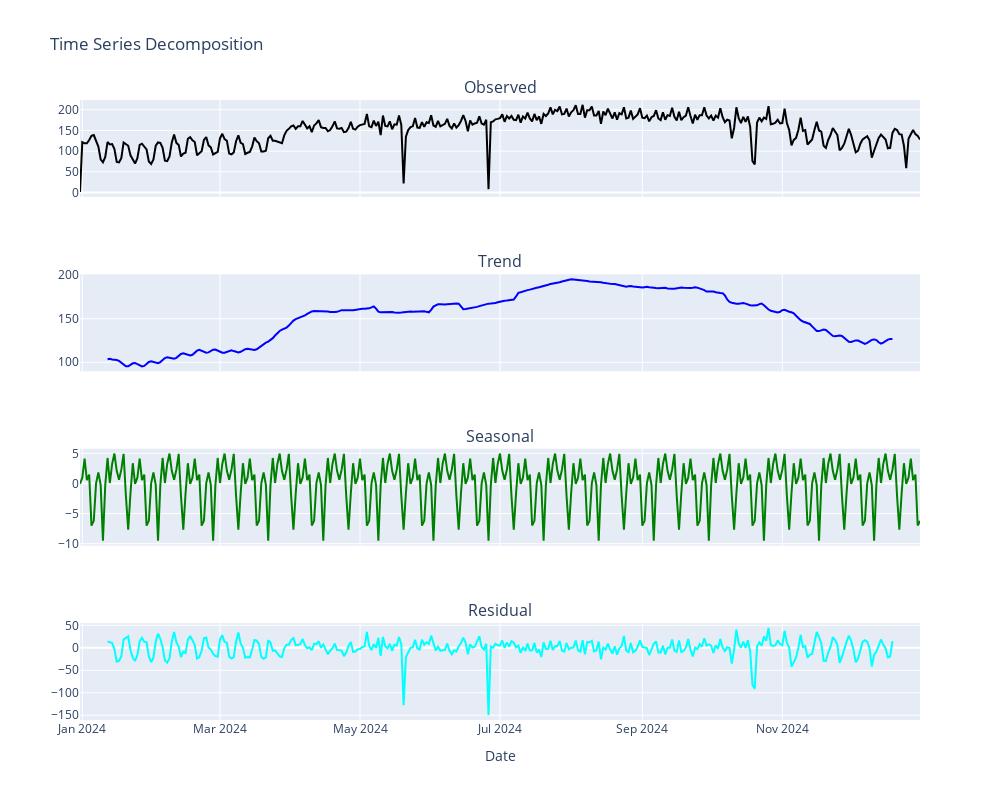

Write notebook code for a chart like this one.
### Markdown cell above
# Decomposition

### Code cell
decompose = seasonal_decompose(df["departures"], model="additive", period=24)


# Create a 4-row subplot figure
fig = make_subplots(rows=4, cols=1, shared_xaxes=True, 
                    subplot_titles=["Observed", "Trend", "Seasonal", "Residual"])

# Add traces for each component
fig.add_trace(go.Scatter(x=decompose.observed.index, y=decompose.observed, 
                         mode='lines', line=dict(color='black', width=2), name="Observed"), row=1, col=1)

fig.add_trace(go.Scatter(x=decompose.trend.index, y=decompose.trend, 
                         mode='lines', line=dict(color='blue', width=2), name="Trend"), row=2, col=1)

fig.add_trace(go.Scatter(x=decompose.seasonal.index, y=decompose.seasonal, 
                         mode='lines', line=dict(color='green', width=2), name="Seasonal"), row=3, col=1)

fig.add_trace(go.Scatter(x=decompose.resid.index, y=decompose.resid, 
                         mode='lines', line=dict(color='cyan', width=2), name="Residual"), row=4, col=1)

# Update layout
fig.update_layout(
    height=800, width=1000,
    showlegend=False,
    title_text="Time Series Decomposition",
    xaxis4_title="Date"
)

# Enable grid lines
fig.update_xaxes(showgrid=True)
fig.update_yaxes(showgrid=True)

fig.show()

### Figure 1 — Plotly figure (JSON) as saved in the notebook; plotly's stock layout.template omitted (floating-point values rounded to 4 significant figures; data arrays with more than 128 entries replaced by an {"elided": "..."} marker saying what was removed)
{"data": [{"line": {"color": "black", "width": 2}, "mode": "lines", "name": "Observed", "type": "scatter", "x": {"elided": "367 str values"}, "xaxis": "x", "y": {"elided": "367 float values"}, "yaxis": "y"}, {"line": {"color": "blue", "width": 2}, "mode": "lines", "name": "Trend", "type": "scatter", "x": {"elided": "367 str values"}, "xaxis": "x2", "y": {"elided": "367 float values"}, "yaxis": "y2"}, {"line": {"color": "green", "width": 2}, "mode": "lines", "name": "Seasonal", "type": "scatter", "x": {"elided": "367 str values"}, "xaxis": "x3", "y": {"elided": "367 float values"}, "yaxis": "y3"}, {"line": {"color": "cyan", "width": 2}, "mode": "lines", "name": "Residual", "type": "scatter", "x": {"elided": "367 str values"}, "xaxis": "x4", "y": {"elided": "367 float values"}, "yaxis": "y4"}], "layout": {"annotations": [{"font": {"size": 16}, "showarrow": false, "text": "Observed", "x": 0.5, "xanchor": "center", "xref": "paper", "y": 1, "yanchor": "bottom", "yref": "paper"}, {"font": {"size": 16}, "showarrow": false, "text": "Trend", "x": 0.5, "xanchor": "center", "xref": "paper", "y": 0.7188, "yanchor": "bottom", "yref": "paper"}, {"font": {"size": 16}, "showarrow": false, "text": "Seasonal", "x": 0.5, "xanchor": "center", "xref": "paper", "y": 0.4375, "yanchor": "bottom", "yref": "paper"}, {"font": {"size": 16}, "showarrow": false, "text": "Residual", "x": 0.5, "xanchor": "center", "xref": "paper", "y": 0.1562, "yanchor": "bottom", "yref": "paper"}], "height": 800, "showlegend": false, "title": {"text": "Time Series Decomposition"}, "width": 1000, "xaxis": {"anchor": "y", "domain": [0, 1], "matches": "x4", "showgrid": true, "showticklabels": false}, "xaxis2": {"anchor": "y2", "domain": [0, 1], "matches": "x4", "showgrid": true, "showticklabels": false}, "xaxis3": {"anchor": "y3", "domain": [0, 1], "matches": "x4", "showgrid": true, "showticklabels": false}, "xaxis4": {"anchor": "y4", "domain": [0, 1], "showgrid": true, "title": {"text": "Date"}}, "yaxis": {"anchor": "x", "domain": [0.8438, 1], "showgrid": true}, "yaxis2": {"anchor": "x2", "domain": [0.5625, 0.7188], "showgrid": true}, "yaxis3": {"anchor": "x3", "domain": [0.2812, 0.4375], "showgrid": true}, "yaxis4": {"anchor": "x4", "domain": [0, 0.1562], "showgrid": true}}}
